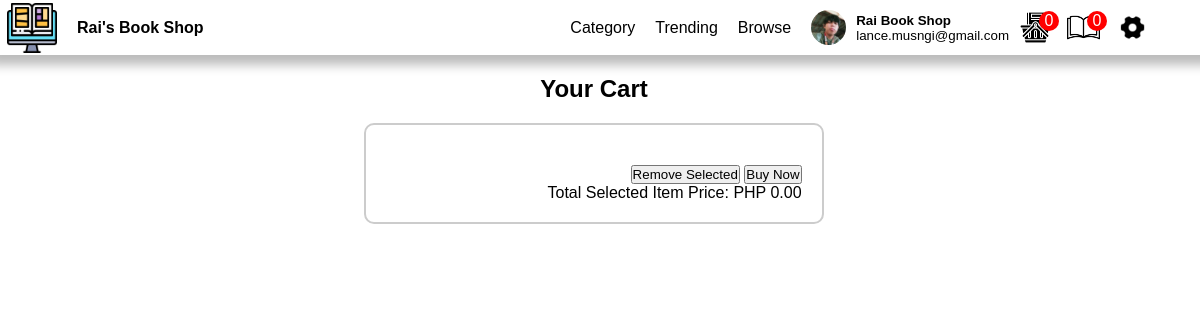
The app's page /cart.php with its own data.
### tables this page shows
CREATE TABLE `page` (
  `ItemID` int(11) NOT NULL,
  `Itemname` varchar(50) NOT NULL,
  `value` varchar(200) NOT NULL
);

CREATE TABLE `currentuser` (
  `UserId` int(11) NOT NULL,
  `FName` varchar(50) NOT NULL,
  `LName` varchar(50) NOT NULL,
  `username` varchar(200) NOT NULL,
  `email` varchar(50) NOT NULL,
  `address` varchar(200) DEFAULT NULL,
  `phone` varchar(15) DEFAULT NULL,
  `profile` varchar(200) NOT NULL
);

### query.php (called while the page is built, shortened)
<?php
$queryUser = mysqli_query($con, "SELECT * FROM currentuser WHERE UserID = 1");
$rowUser = mysqli_fetch_assoc($queryUser);
$username = $rowUser["username"];
$FName = $rowUser["FName"];
$LName = $rowUser["LName"];
if ($username != 0) {
    $on = mysqli_query($con, "SELECT * FROM users WHERE username = '$username'");
    $rowon = mysqli_fetch_assoc($on);
    $UserID = $rowon["UserID"];
    $query69 = mysqli_query($con, "SELECT COUNT(cart_id) AS count from cart WHERE customer_id = $UserID");
    $row69 = mysqli_fetch_assoc($query69);
    $cartcount = $row69["count"];
    $query70 = mysqli_query($con, "SELECT COUNT(id) AS count from borrow WHERE customer_name = '$FName $LName' and returned !=1");
    $row70 = mysqli_fetch_assoc($query70);
    $borrowcount = $row70["count"];
} else {
    $verification = '0';
    $block = '0';
}
$queryPage = mysqli_query($con, "SELECT * FROM page WHERE ItemID IN (1, 2, 3, 4, 5)");
while ($rowPage = mysqli_fetch_assoc($queryPage)) {
    if ($rowPage["ItemID"] == 1) {
        $logo = $rowPage["value"];
    } elseif ($rowPage["ItemID"] == 2) {
        $companyname = $rowPage["value"];
    } elseif ($rowPage["ItemID"] == 3) {
        $backgroundimg = $rowPage["value"];
    } elseif ($rowPage["ItemID"] == 4) {
        $backgroundcolor = $rowPage["value"];
    } elseif ($rowPage["ItemID"] == 5) {
        $color = $rowPage["value"];
    }
}
$querycompanyname = mysqli_query($con, "select * from page where ItemID = 2");
$rowcompanyname = mysqli_fetch_assoc($querycompanyname);
$companyname = $rowcompanyname["value"];

### header.php
<div class="navi">
    <header>
        <?php
        echo "<a href='Landingpage.php#home'><img src='$logo' width='50'></a>
            <div class='logoname'>
                <a href='Landingpage.php#home'>
                    <p><strong>$companyname</strong></p>
                </a>
            </div>";
        ?>
        <div class="header">
            <a href="Landingpage.php#Books">Category</a>
            <a href="Landingpage.php#Trending">Trending</a>
            <a href="Landingpage.php#Browse">Browse</a>
            <?php
            $query = mysqli_query($con, "select * from currentuser where UserID = '1'");
            $row = mysqli_fetch_assoc($query);
            $location = $row["profile"];
            $username = $row["username"];
            $FName = $row["FName"];
            $LName = $row["LName"];
            $email = $row["email"];
            if ($username == "0") {
                echo "<div class='out'>
                    <a class='loginb'>Log In</a>
                    <a class='signupb'>Sign Up</a>
                    </div>";
            } else {
                echo "<div class='profile'>
                    <img src='$location' width='40' height='40' id='currentuser'>
                    <div id='inout'>
                       <p class='name'>$FName $LName</p>
                        <p>$email</p>
                    </div>
                        <div class='carts'>
                        <a href='cart.php'><img src='Image/shopping-cart.png' width='33' id='currentuser'><div class='cartcount'>$cartcount</div></a>
                        <a href='display_borrowed.php'><img src='Image/book.png' width='33'><div class='cartcount'>$borrowcount</div></a>
                    </div>
                </div>
                <div>
                    <a  onclick='showSettingsPopup()'><img src='Image/setting.png' width='25' id='profile'></a>
                    </div>";
            }
            ?>
        </div>
    </header>
</div>

### css/stylemain.css (style rules this page uses)
:root { --fontcolor: rgba(255, 255, 255, 1); }
* { font-family: Arial, Helvetica, sans-serif; scroll-behavior: smooth; transition: all 0.2s ease-in-out; max-width: 99vw; z-index: 0; padding: 0px; margin: 0px; box-sizing: inherit; }
a { text-decoration: none; color: black; cursor: pointer; }

### css/header.css (style rules this page uses)
a { text-decoration: none; color: black; cursor: pointer; }
header { background-color: rgba(255, 255, 255, 0.60); backdrop-filter: blur(10px); height: 41px; z-index: 1; width: 100%; position: fixed; display: flex; flex-direction: row; align-items: center; gap: 20px; padding: 7px; box-shadow: 0px 0px 10px 10px #00000044; top: 0px; }
.header { margin-left: auto; margin-right: 50px; display: flex; gap: 20px; align-items: center; }
.profile { display: flex; align-items: center; gap: 10px; }
.profile>img { border-radius: 50%; object-fit: cover; width: 35px; height: 35px; }
#inout { font-size: smaller; }
.name { font-weight: 700; text-transform: capitalize; }
.carts { display: flex; gap: 15px; }
.cartcount { margin: -33px 20px; position: absolute; background-color: red; color: white; width: 20px; height: 20px; border-radius: 50%; display: flex; align-items: center; justify-content: center; }

### records on screen
page: value (picture)
page: value "Rai's Book Shop"
currentuser: profile (picture), FName "Rai", LName "Book Shop", email "lance.musngi@gmail.com"

### other values on screen
$cartcount "0"
$borrowcount "0"
$totalCartValue = 0 "0"
